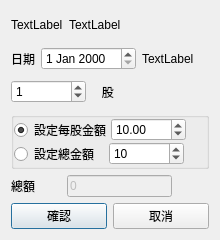
<?xml version="1.0" encoding="UTF-8"?>
<ui version="4.0">
 <class>Dialog</class>
 <widget class="QDialog" name="Dialog">
  <property name="geometry">
   <rect>
    <x>0</x>
    <y>0</y>
    <width>220</width>
    <height>240</height>
   </rect>
  </property>
  <property name="sizePolicy">
   <sizepolicy hsizetype="Fixed" vsizetype="Fixed">
    <horstretch>0</horstretch>
    <verstretch>0</verstretch>
   </sizepolicy>
  </property>
  <property name="minimumSize">
   <size>
    <width>192</width>
    <height>175</height>
   </size>
  </property>
  <property name="maximumSize">
   <size>
    <width>220</width>
    <height>240</height>
   </size>
  </property>
  <property name="windowTitle">
   <string>增資認購</string>
  </property>
  <layout class="QVBoxLayout" name="verticalLayout">
   <item>
    <layout class="QHBoxLayout" name="horizontalLayout_12">
     <item>
      <widget class="QLabel" name="qtStockNumberLabel">
       <property name="text">
        <string>TextLabel</string>
       </property>
      </widget>
     </item>
     <item>
      <widget class="QLabel" name="qtStockNameLabel">
       <property name="text">
        <string>TextLabel</string>
       </property>
      </widget>
     </item>
     <item>
      <spacer name="horizontalSpacer_11">
       <property name="orientation">
        <enum>Qt::Horizontal</enum>
       </property>
       <property name="sizeHint" stdset="0">
        <size>
         <width>40</width>
         <height>20</height>
        </size>
       </property>
      </spacer>
     </item>
    </layout>
   </item>
   <item>
    <layout class="QHBoxLayout" name="horizontalLayout">
     <item>
      <widget class="QLabel" name="label">
       <property name="text">
        <string>日期</string>
       </property>
      </widget>
     </item>
     <item>
      <widget class="QDateEdit" name="qtDateEdit"/>
     </item>
     <item>
      <widget class="QLabel" name="qtWeekdayLabel">
       <property name="text">
        <string>TextLabel</string>
       </property>
      </widget>
     </item>
     <item>
      <spacer name="horizontalSpacer_3">
       <property name="orientation">
        <enum>Qt::Horizontal</enum>
       </property>
       <property name="sizeHint" stdset="0">
        <size>
         <width>40</width>
         <height>20</height>
        </size>
       </property>
      </spacer>
     </item>
    </layout>
   </item>
   <item>
    <layout class="QHBoxLayout" name="horizontalLayout_6">
     <item>
      <widget class="QSpinBox" name="qtOddTradeCountSpinBox">
       <property name="enabled">
        <bool>true</bool>
       </property>
       <property name="minimumSize">
        <size>
         <width>75</width>
         <height>0</height>
        </size>
       </property>
       <property name="maximum">
        <number>99999</number>
       </property>
       <property name="value">
        <number>1</number>
       </property>
      </widget>
     </item>
     <item>
      <widget class="QLabel" name="label_5">
       <property name="text">
        <string>   股</string>
       </property>
      </widget>
     </item>
     <item>
      <spacer name="horizontalSpacer_2">
       <property name="orientation">
        <enum>Qt::Horizontal</enum>
       </property>
       <property name="sizeHint" stdset="0">
        <size>
         <width>40</width>
         <height>20</height>
        </size>
       </property>
      </spacer>
     </item>
    </layout>
   </item>
   <item>
    <widget class="QGroupBox" name="groupBox">
     <property name="title">
      <string/>
     </property>
     <layout class="QVBoxLayout" name="verticalLayout_2">
      <property name="spacing">
       <number>0</number>
      </property>
      <property name="leftMargin">
       <number>0</number>
      </property>
      <property name="topMargin">
       <number>0</number>
      </property>
      <property name="rightMargin">
       <number>0</number>
      </property>
      <property name="bottomMargin">
       <number>0</number>
      </property>
      <item>
       <layout class="QHBoxLayout" name="horizontalLayout_4">
        <item>
         <widget class="QRadioButton" name="qtPerSharePriceRadioButton">
          <property name="text">
           <string>設定每股金額</string>
          </property>
          <property name="checked">
           <bool>true</bool>
          </property>
         </widget>
        </item>
        <item>
         <widget class="QDoubleSpinBox" name="qtPerSharePriceDoubleSpinBox">
          <property name="minimumSize">
           <size>
            <width>75</width>
            <height>0</height>
           </size>
          </property>
          <property name="maximum">
           <double>9999.989999999999782</double>
          </property>
          <property name="value">
           <double>10.000000000000000</double>
          </property>
         </widget>
        </item>
        <item>
         <spacer name="horizontalSpacer">
          <property name="orientation">
           <enum>Qt::Horizontal</enum>
          </property>
          <property name="sizeHint" stdset="0">
           <size>
            <width>40</width>
            <height>20</height>
           </size>
          </property>
         </spacer>
        </item>
       </layout>
      </item>
      <item>
       <layout class="QHBoxLayout" name="horizontalLayout_3">
        <item>
         <widget class="QRadioButton" name="qtTotalPriceRadioButton">
          <property name="minimumSize">
           <size>
            <width>95</width>
            <height>0</height>
           </size>
          </property>
          <property name="text">
           <string>設定總金額</string>
          </property>
         </widget>
        </item>
        <item>
         <widget class="QSpinBox" name="qtTotalPriceSpinBox">
          <property name="minimumSize">
           <size>
            <width>75</width>
            <height>0</height>
           </size>
          </property>
          <property name="maximum">
           <number>99999999</number>
          </property>
          <property name="value">
           <number>10</number>
          </property>
         </widget>
        </item>
        <item>
         <spacer name="horizontalSpacer_4">
          <property name="orientation">
           <enum>Qt::Horizontal</enum>
          </property>
          <property name="sizeHint" stdset="0">
           <size>
            <width>40</width>
            <height>20</height>
           </size>
          </property>
         </spacer>
        </item>
       </layout>
      </item>
     </layout>
    </widget>
   </item>
   <item>
    <layout class="QHBoxLayout" name="horizontalLayout_10">
     <item>
      <widget class="QLabel" name="label_9">
       <property name="minimumSize">
        <size>
         <width>50</width>
         <height>0</height>
        </size>
       </property>
       <property name="text">
        <string>總額</string>
       </property>
      </widget>
     </item>
     <item>
      <widget class="QLineEdit" name="qtTotalCostLineEdit">
       <property name="enabled">
        <bool>false</bool>
       </property>
       <property name="text">
        <string>0</string>
       </property>
      </widget>
     </item>
     <item>
      <spacer name="horizontalSpacer_9">
       <property name="orientation">
        <enum>Qt::Horizontal</enum>
       </property>
       <property name="sizeHint" stdset="0">
        <size>
         <width>40</width>
         <height>20</height>
        </size>
       </property>
      </spacer>
     </item>
    </layout>
   </item>
   <item>
    <layout class="QHBoxLayout" name="horizontalLayout_2">
     <item>
      <widget class="QPushButton" name="qtOkPushButton">
       <property name="text">
        <string>確認</string>
       </property>
      </widget>
     </item>
     <item>
      <widget class="QPushButton" name="qtCancelPushButton">
       <property name="text">
        <string>取消</string>
       </property>
      </widget>
     </item>
    </layout>
   </item>
  </layout>
 </widget>
 <resources/>
 <connections/>
</ui>
